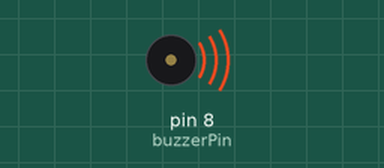
This sketch was run on a simulated Arduino Uno, built with avr-gcc and run on an emulated ATmega328P. Parts: buzzer (waves = sounding).

Above: at 0.1 s.
At 15.4 s:
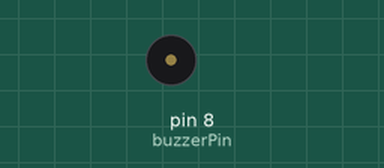
Timing chart, 0 to 16.9 s (numbered marks = the images above):
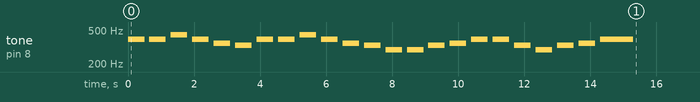

The sketch:

passive_buzzer.ino
```cpp
//www.elegoo.com
//2016.12.08

#include "pitches.h"

int melody[] = {
  392, 392, 440, 392, 349, 330, 392, 392,
  440, 392, 349, 330, 294, 294, 330, 349,
  392, 392, 330, 294, 330, 349, 392
};

int noteDurations[] = {
  500, 500, 500, 500, 500, 500, 500, 500,
  500, 500, 500, 500, 500, 500, 500, 500,
  500, 500, 500, 500, 500, 500, 1000
};

int buzzerPin = 8;

void setup() {
  for (int i = 0; i < sizeof(melody) / sizeof(melody[0]); i++) {
    int noteDuration = noteDurations[i];
    int note = melody[i];

    if (note > 0) {
      tone(buzzerPin, note, noteDuration);
    }

    delay(noteDuration * 1.3);
    noTone(buzzerPin);
  }
}

void loop() {
  // Nothing to repeat
}
```
